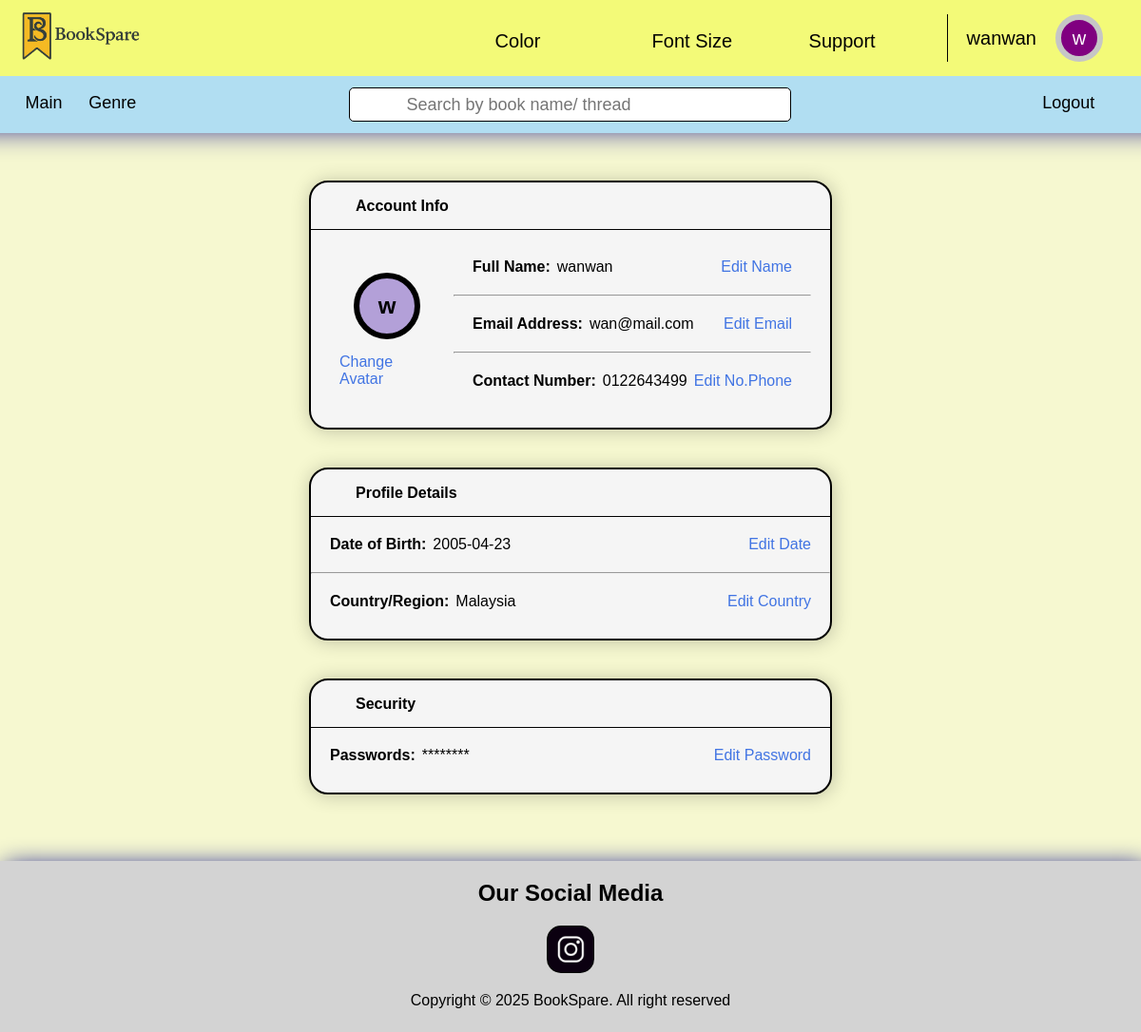
/profile.php (signed in), run on an earlier commit of the app's database.
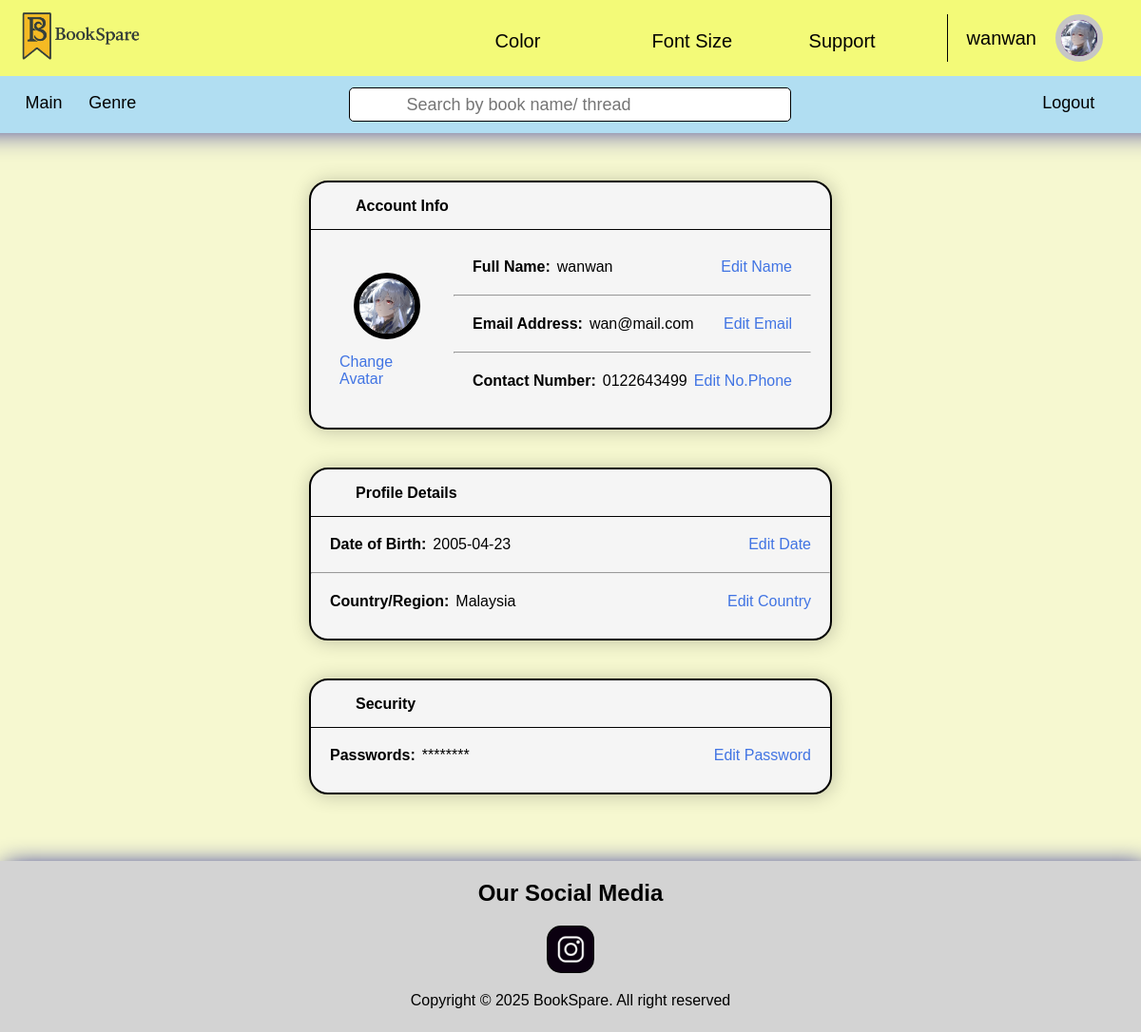
And on a later commit of the database.
### tables this page shows
CREATE TABLE `reader_user` (
  `readerID` int(11) NOT NULL,
  `username` varchar(30) NOT NULL,
  `email` varchar(70) NOT NULL,
  `phone` varchar(15) NOT NULL,
  `country` varchar(75) NOT NULL,
  `dateOfBirth` date NOT NULL,
  `password` varchar(255) DEFAULT NULL,
  `avatar` varchar(255) DEFAULT NULL
);

### profile.php (the view, shortened to what the changed rows need)
<?php
require("database/database.php");
$username = $_SESSION['username'];
$email = $_SESSION['email'];
$contact = $_SESSION['contact'];
$sql = "SELECT * FROM Reader_User WHERE username = '$username'
OR email = '$email' OR phone = '$contact'";
$runSQL = $conn->query($sql);
$user = $runSQL->fetch_assoc();
?>
<!DOCTYPE html>
<html lang="en" data-themeColor="defaultColor" data-fontSize="defaultFontSize">
<head>
</head>
<body>
    <?php include("header.php"); ?>
    <main>
        <article>
            <div class="AccountInfo">
                <div class="AvatarAndDetails">
                    <div class="AvatarSection">
                            <?php
                                if ($user['avatar'] != null) {
                                    echo "<img src=".$user['avatar']." alt='Profile Image'>";
                                } else {
                                    echo '<div class="avatar pic">';
                                    echo $user['username'][0];
                                    echo '</div>';
                                }
                            ?>
                        <a href="profileEdit/changeAvatar.php" class="changeAvatar">Change Avatar</a>
                    </div>
                    <div class="Details">
                        <p> <span class="info-text">Full Name: <label for=""><?php echo $user['username']; ?></label> </span>
                        <a href="profileEdit/editUsername.php" class="edit-link">Edit Name</a></p>
                        <p> <span class="info-text">Email Address: <label for=""><?php echo $user['email']; ?></label> </span>
                                </p>
                        <p> <span class="info-text">Contact Number: <label for=""><?php echo $user['phone']; ?></label> </span>
                                </p>
                    </div>
                </div>
            </div>
            <div class="ProfileDetails">
                <p><span class="info-text">Date of Birth: <label for=""><?php echo $user['dateOfBirth']; ?></label> </span>
                        </p>
                <p><span class="info-text">Country/Region: <label for=""><?php echo $user['country']; ?></label> </span>
                </p>
            </div>
        </article>
    </main>
</body>
</html>

### header.php (shortened to what the changed rows need)
<!DOCTYPE html>
<html lang="en" data-themeColor="defaultColor" data-fontSize="defaultFontSize">
<head>
</head>
<body>
    <header>
        <div id="firstHeader">
            <nav>
                <div>
                    <span class="profile">
                        <?php echo $user['username']; ?>
                        <a>
                        <?php
                            if ($user['avatar'] == null) {
                                echo $user['username'][0];
                            } else {
                                echo "<img src=".$user['avatar']." alt='Profile Image'>";
                            }
                        ?>
                        </a>
                    </span>
                </div>
            </nav>
        </div>
    </header>
</body>
</html>

What changed in the data, as far as the page shows it:
changed reader_user "wanwan": avatar: picture added; username "w" → (not shown)
